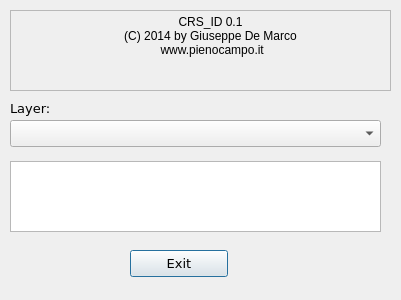
<?xml version="1.0" encoding="UTF-8"?>
<ui version="4.0">
 <class>Crs_IdDialogBase</class>
 <widget class="QDialog" name="Crs_IdDialogBase">
  <property name="geometry">
   <rect>
    <x>0</x>
    <y>0</y>
    <width>401</width>
    <height>300</height>
   </rect>
  </property>
  <property name="windowTitle">
   <string>CRS_ID</string>
  </property>
  <widget class="QPushButton" name="exit">
   <property name="geometry">
    <rect>
     <x>130</x>
     <y>250</y>
     <width>98</width>
     <height>27</height>
    </rect>
   </property>
   <property name="font">
    <font>
     <family>Verdana</family>
     <pointsize>10</pointsize>
    </font>
   </property>
   <property name="text">
    <string>Exit</string>
   </property>
  </widget>
  <widget class="QTextBrowser" name="ID">
   <property name="geometry">
    <rect>
     <x>10</x>
     <y>161</y>
     <width>371</width>
     <height>71</height>
    </rect>
   </property>
  </widget>
  <widget class="QComboBox" name="LAYER">
   <property name="geometry">
    <rect>
     <x>10</x>
     <y>120</y>
     <width>371</width>
     <height>27</height>
    </rect>
   </property>
  </widget>
  <widget class="QFrame" name="frame">
   <property name="geometry">
    <rect>
     <x>10</x>
     <y>10</y>
     <width>381</width>
     <height>81</height>
    </rect>
   </property>
   <property name="frameShape">
    <enum>QFrame::StyledPanel</enum>
   </property>
   <property name="frameShadow">
    <enum>QFrame::Raised</enum>
   </property>
   <widget class="QLabel" name="label_12">
    <property name="geometry">
     <rect>
      <x>30</x>
      <y>10</y>
      <width>51</width>
      <height>51</height>
     </rect>
    </property>
    <property name="text">
     <string/>
    </property>
    <property name="pixmap">
     <pixmap resource="../MultiEdit/resources.qrc">:/plugins/MultiEdit/pienocampo.png</pixmap>
    </property>
    <property name="scaledContents">
     <bool>true</bool>
    </property>
   </widget>
   <widget class="QLabel" name="label_5">
    <property name="geometry">
     <rect>
      <x>20</x>
      <y>-10</y>
      <width>361</width>
      <height>71</height>
     </rect>
    </property>
    <property name="text">
     <string>CRS_ID 0.1  
(C) 2014 by Giuseppe De Marco
 www.pienocampo.it</string>
    </property>
    <property name="alignment">
     <set>Qt::AlignCenter</set>
    </property>
   </widget>
  </widget>
  <widget class="QLabel" name="label">
   <property name="geometry">
    <rect>
     <x>10</x>
     <y>100</y>
     <width>66</width>
     <height>17</height>
    </rect>
   </property>
   <property name="font">
    <font>
     <family>Verdana</family>
     <pointsize>10</pointsize>
    </font>
   </property>
   <property name="text">
    <string>Layer:</string>
   </property>
  </widget>
 </widget>
 <resources>
  <include location="../MultiEdit/resources.qrc"/>
 </resources>
 <connections/>
</ui>
